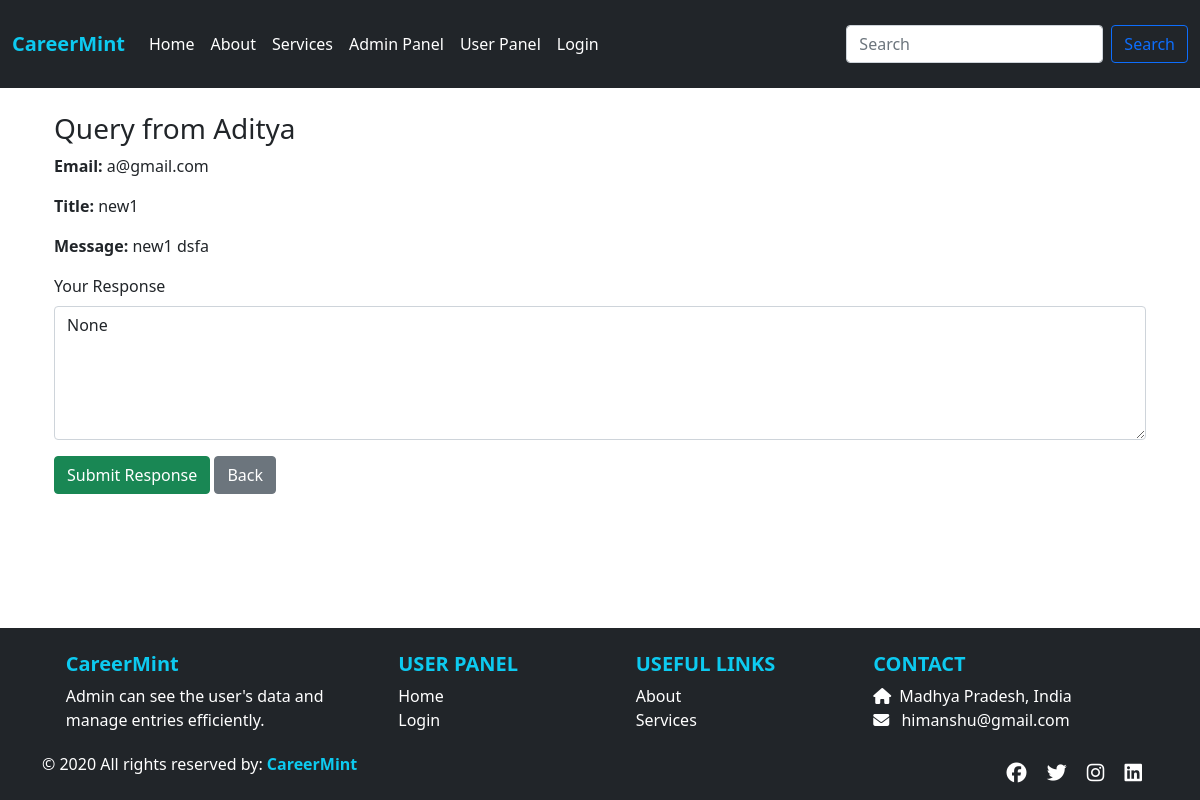
Before: /queryres/33/ with the older database file.
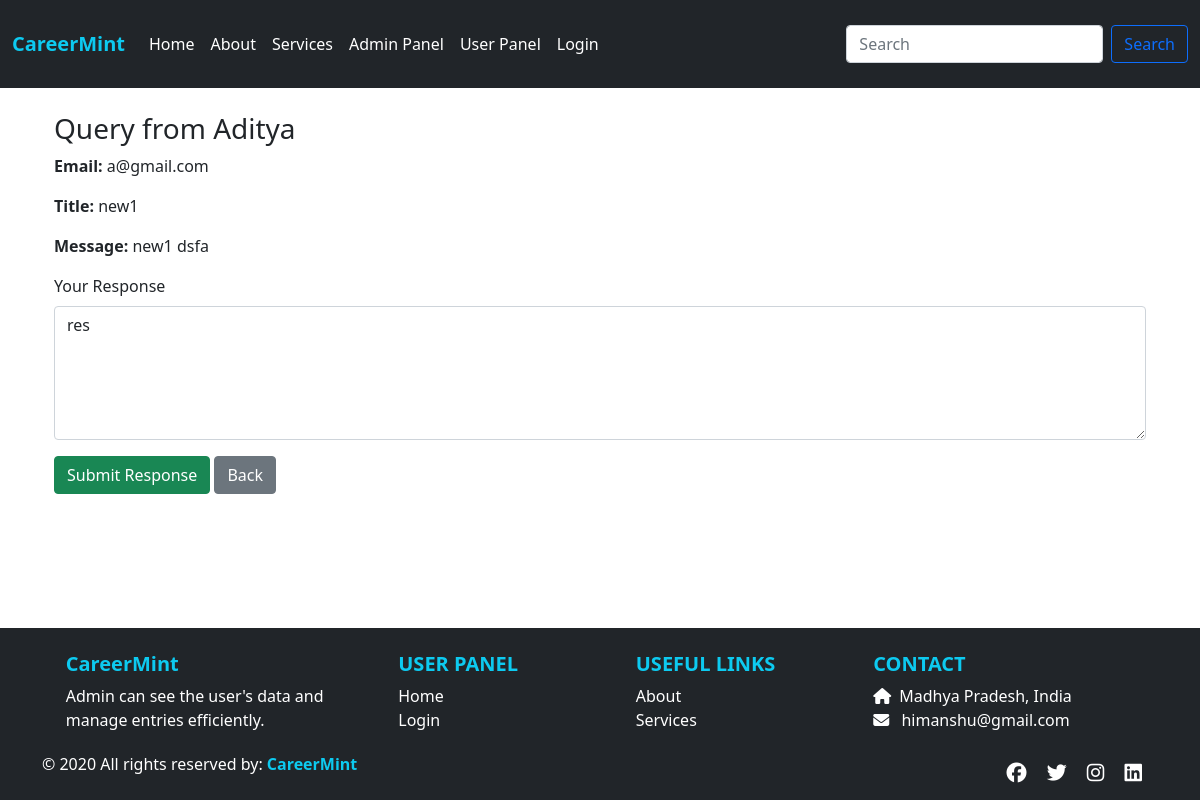
After: the same page with the newer database file.
### app/models.py (models this page shows, shortened)
class UserQuery(models.Model):
    stuname = models.CharField(max_length=100)
    stuemail = models.EmailField()
    title = models.CharField(max_length=255)
    message = models.TextField()
    response = models.TextField(blank=True, null=True)
    created_at = models.DateTimeField(auto_now_add=True)

### app/views.py (the view)
# urls.py: path('queryres/<int:pk>/', views.queryres, name='queryres'),
def queryres(request, pk):
    query = UserQuery.objects.get(id=pk)
    if request.method == 'POST':
        response = request.POST.get('response')
        query.response = response
        query.save()
        return redirect('allquery')
    return render(request, 'queryres.html', {'query': query})

### app/templates/queryres.html (shortened to what this page needs)
{% extends "base.html" %}
{% load static %}
{% block css %}
<link rel="stylesheet" href="{% static 'css/style.css' %}">
{% endblock %}
{% block content %}
<div class="container mt-4">
  <h3>Query from {{ query.stuname }}</h3>
  <p><strong>Email:</strong> {{ query.stuemail }}</p>
  <p><strong>Title:</strong> {{ query.title }}</p>
  <p><strong>Message:</strong> {{ query.message }}</p>
  <form method="POST">
    <div class="mb-3">
      <label for="response" class="form-label">Your Response</label>
      <textarea name="response" id="response" class="form-control" rows="5" required>{{ query.response }}</textarea>
    </div>
    <button type="submit" class="btn btn-success">Submit Response</button>
    <a href="{% url 'allquery' %}" class="btn btn-secondary">Back</a>
  </form>
</div>
{% endblock %}

Changed rows visible on the page:
changed UserQuery "Aditya": response "None" → "res"
